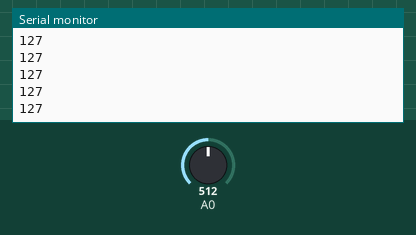
This sketch was run on a simulated Arduino Uno, built with avr-gcc and run on an emulated ATmega328P. Shown: the last lines printed to the serial monitor. Inputs (shaded band) come from the test bench; at power-on: A0 = 512.

Above: at 1.2 s.
1.3 s: A0 set to 716
At 2.3 s:
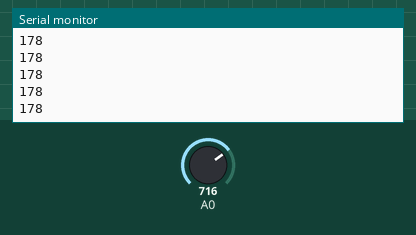
2.8 s: A0 set to 900
At 3.5 s:
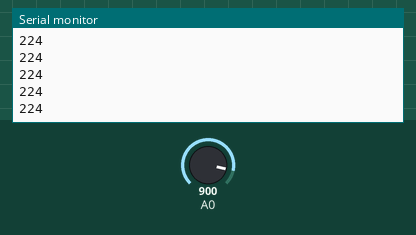
Timing chart, 0 to 5.8 s (numbered marks = the images above; inputs shaded):
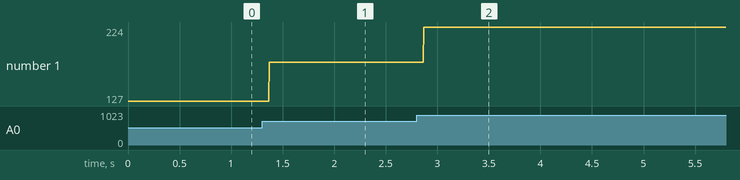

Measured:
- after the input at 1.3 s, the serial monitor: prints a new line after 0.07 s (image 1)
- after the input at 2.8 s, the serial monitor: prints a new line after 0.07 s (image 2)
- plotted number 1: 127 → 178 after the input at 1.3 s, 178 → 224 after the input at 2.8 s

The sketch:

sketch_1.ino
```cpp
void setup()
{
  //iniciamos la comunicacionserial a 9600 bits/seg entre la tarjeta y el ordenador
  Serial.begin(9600);

}

void loop()
{
  //leemos la entrada que nos regresa el adc del pin 3
  int sensorValue0 = analogRead(A0);
  //mapeamos el valor entregado por el adc a 8 bits
  sensorValue0 = map( sensorValue0, 0, 1023, 0, 255);
  String pin0=String(sensorValue0);
  Serial.print(pin0);
  Serial.print("\n");
  delay(1);
}
```
